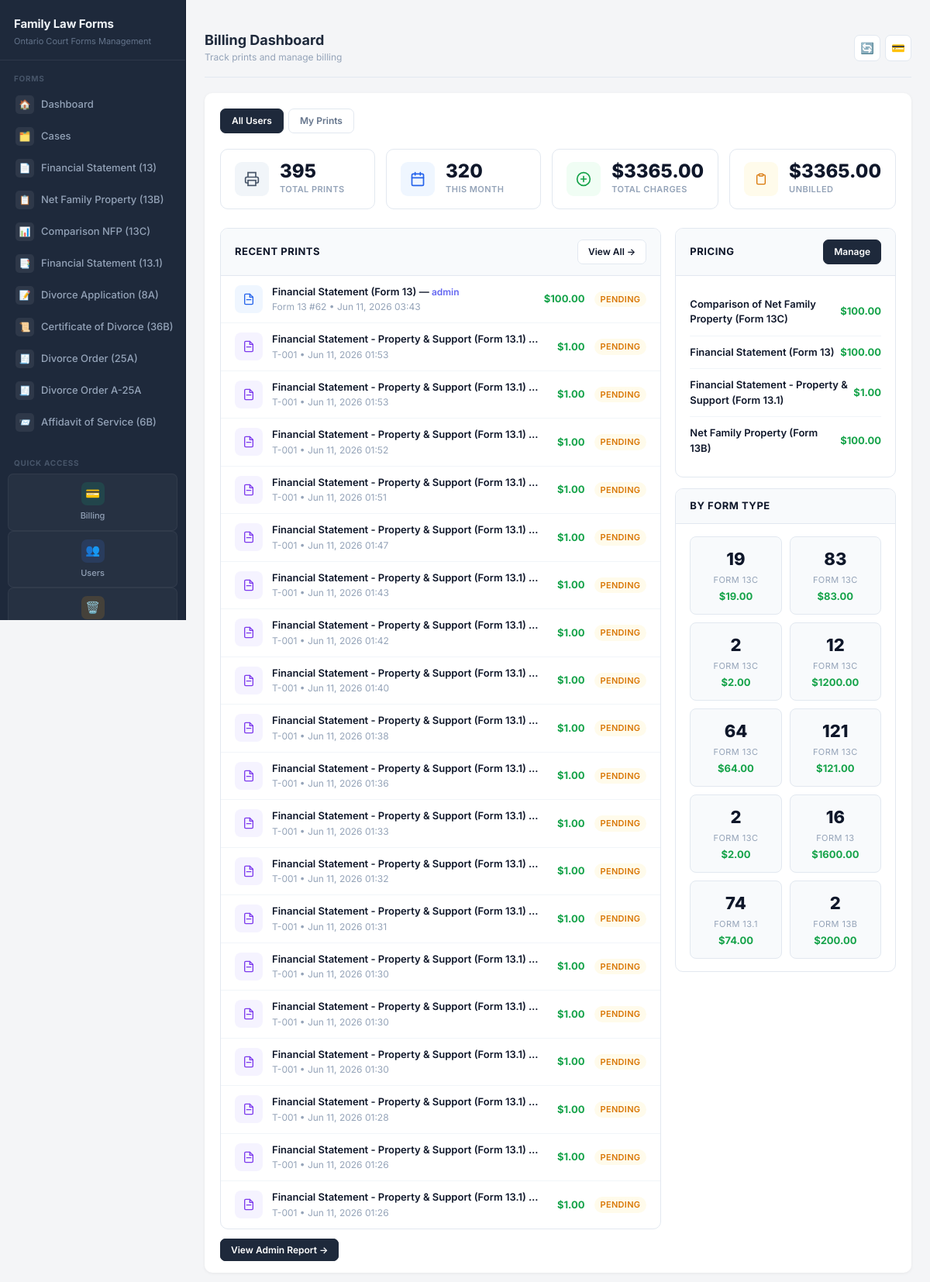
/forms/billing/ (signed in), run on an earlier commit of the app's database.
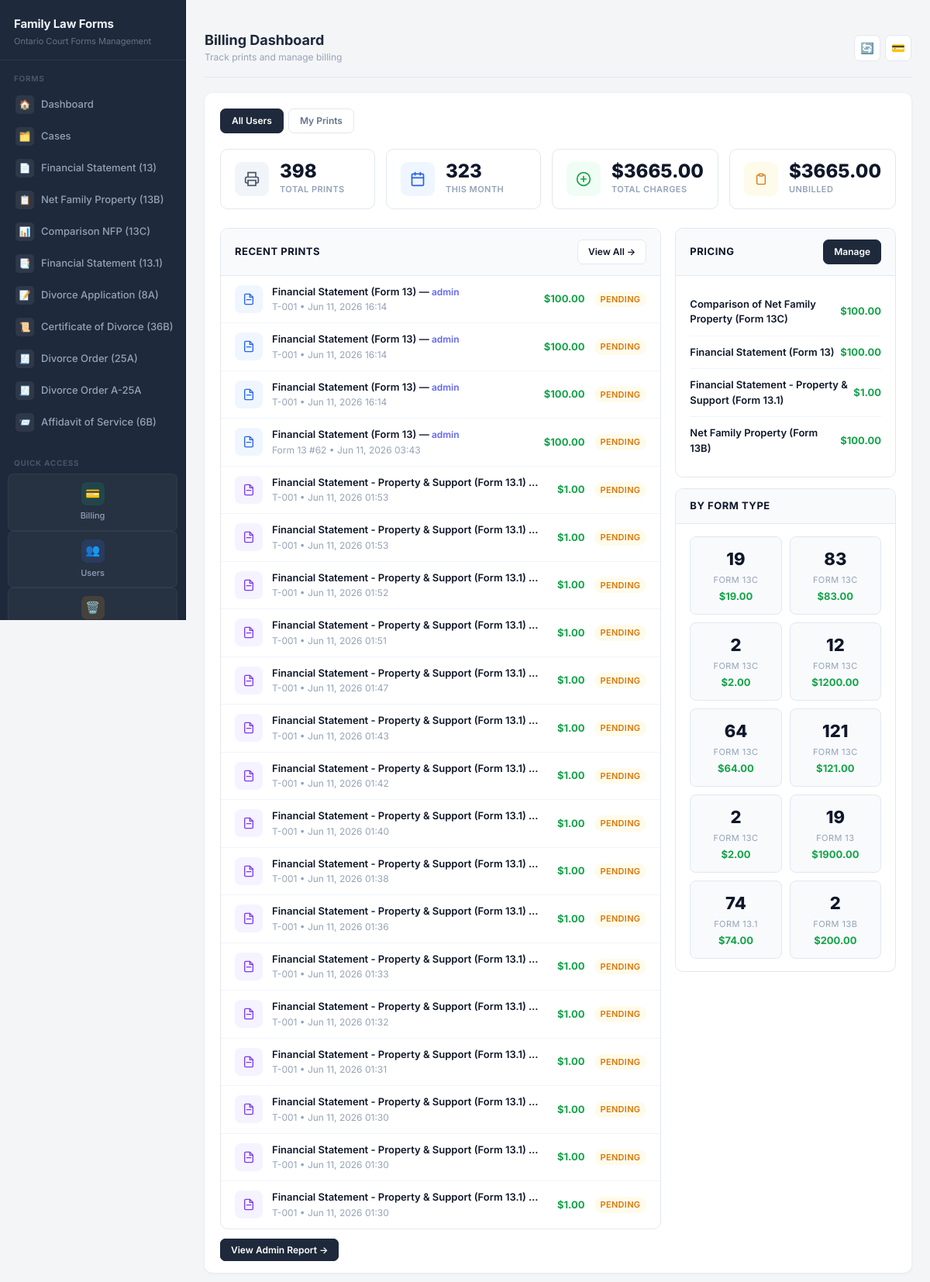
And on a later commit of the database.
### forms/models.py (models this page shows, shortened)
class PrintEvent(models.Model):
    FORM_TYPE_CHOICES = [
        ('financial_statement', 'Financial Statement (Form 13)'),
        ('financial_statement_131', 'Financial Statement - Property & Support (Form 13.1)'),
        ('net_family_property_13b', 'Net Family Property (Form 13B)'),
        ('comparison_nfp', 'Comparison of Net Family Property (Form 13C)'),
        ('application_divorce_8a', 'Form 8A — Application (Divorce)'),
        ('affidavit_service', 'Affidavit of Service (Form 6B)'),
        ('certificate_of_divorce', 'Certificate of Divorce (Form 36B)'),
        ('divorce_order', 'Divorce Order (Form 25A)'),
        ('divorce_order_onepage', 'Divorce Order (one page)'),
        ('divorce_order_a25a', 'Divorce Order (Form A-25A)'),
    ]
    user = models.ForeignKey(User, on_delete=models.CASCADE, related_name='print_events')
    form_type = models.CharField(max_length=100, choices=FORM_TYPE_CHOICES)
    form_id = models.IntegerField()  # The pk of the printed form
    form_identifier = models.CharField(max_length=255, blank=True)  # Court file number or name
    printed_at = models.DateTimeField(auto_now_add=True)
    price_charged = models.DecimalField(max_digits=30, decimal_places=3, default=Decimal('0.00'))
    is_billed = models.BooleanField(default=False)
    billed_at = models.DateTimeField(null=True, blank=True)
    notes = models.TextField(blank=True)
    class Meta:
        ordering = ['-printed_at']
        indexes = [
            models.Index(fields=['user', 'printed_at']),
            models.Index(fields=['form_type', 'printed_at']),
            models.Index(fields=['is_billed']),
        ]

class BillingSetting(models.Model):
    form_type = models.CharField(max_length=100, unique=True)
    form_display_name = models.CharField(max_length=200)
    price_per_print = models.DecimalField(max_digits=30, decimal_places=3, default=Decimal('1.00'))
    is_active = models.BooleanField(default=True)
    created_at = models.DateTimeField(auto_now_add=True)
    updated_at = models.DateTimeField(auto_now=True)
    class Meta:
        ordering = ['form_display_name']

### forms/views.py (the view)
# urls.py: path('billing/', views.billing_dashboard, name='billing_dashboard'),
@login_required
def billing_dashboard(request):
    user = request.user
    has_billing_permission = user.is_staff or user.is_superuser
    if not has_billing_permission:
        try:
            has_billing_permission = user.profile.has_module_permission('billing', 'view')
        except:
            has_billing_permission = False
    view_all = request.GET.get('view') == 'all' or has_billing_permission
    view_mine = request.GET.get('view') == 'mine'
    if view_mine:
        user_prints = PrintEvent.objects.filter(user=user)
        showing_all = False
    elif view_all and has_billing_permission:
        user_prints = PrintEvent.objects.all()
        showing_all = True
    else:
        user_prints = PrintEvent.objects.filter(user=user)
        showing_all = False
    today = datetime.now().date()
    start_of_month = today.replace(day=1)
    this_month_prints = user_prints.filter(printed_at__date__gte=start_of_month)
    stats = {
        'total_prints': user_prints.count(),
        'month_prints': this_month_prints.count(),
        'total_charges': user_prints.aggregate(Sum('price_charged'))['price_charged__sum'] or 0,
        'month_charges': this_month_prints.aggregate(Sum('price_charged'))['price_charged__sum'] or 0,
        'unbilled_prints': user_prints.filter(is_billed=False).count(),
        'unbilled_amount': user_prints.filter(is_billed=False).aggregate(Sum('price_charged'))['price_charged__sum'] or 0,
    }
    recent_prints = user_prints.order_by('-printed_at')[:20]
    prints_by_type = user_prints.values('form_type').annotate(
        count=Count('id'),
        total=Sum('price_charged')
    )
    thirty_days_ago = today - timedelta(days=30)
    daily_prints = user_prints.filter(
        printed_at__date__gte=thirty_days_ago
    ).annotate(
        date=TruncDate('printed_at')
    ).values('date').annotate(
        count=Count('id'),
        total=Sum('price_charged')
    ).order_by('date')
    billing_settings = BillingSetting.objects.filter(is_active=True)
    context = {
        'stats': stats,
        'recent_prints': recent_prints,
        'prints_by_type': prints_by_type,
        'daily_prints': list(daily_prints),
        'billing_settings': billing_settings,
        'showing_all': showing_all,
        'can_view_all': has_billing_permission,
    }
    return render(request, 'forms/billing_dashboard.html', context)

### users/context_processors.py (called while the page is built, shortened)
def user_permissions(request):
    context = {
        'user_modules': {},
        'user_permissions': {},
    }
    if not request.user.is_authenticated:
        return context
    if request.user.is_superuser:
        modules = Module.objects.filter(is_active=True)
        context['user_modules'] = {m.code: True for m in modules}
        context['user_permissions'] = {
            m.code: {
                'view': True,
                'create': True,
                'edit': True,
                'delete': True,
                'print': True,
                'export': True,
            } for m in modules
        }
        return context

### forms/templates/forms/billing_dashboard.html (shortened to what the changed rows need)
﻿{% extends 'base.html' %}
{% block header %}Billing Dashboard{% endblock %}
{% block content %}
<div class="bd-stats">
  <div class="bd-stat">
    <div>
      <div class="bd-stat-val">{{ stats.total_prints }}</div>
      <div class="bd-stat-lbl">Total Prints</div>
    </div>
  </div>
  <div class="bd-stat">
    <div>
      <div class="bd-stat-val">{{ stats.month_prints }}</div>
      <div class="bd-stat-lbl">This Month</div>
    </div>
  </div>
  <div class="bd-stat">
    <div>
      <div class="bd-stat-val">${{ stats.total_charges|floatformat:2 }}</div>
      <div class="bd-stat-lbl">Total Charges</div>
    </div>
  </div>
  <div class="bd-stat">
    <div>
      <div class="bd-stat-val">${{ stats.unbilled_amount|floatformat:2 }}</div>
      <div class="bd-stat-lbl">Unbilled</div>
    </div>
  </div>
</div>
<div class="bd-grid">
  <div class="bd-card">
    <div class="bd-card-body">
      {% if recent_prints %}
        {% for print in recent_prints %}
        <div class="print-row">
          <div class="print-row-icon {% if print.form_type == 'financial_statement' %}form13{% elif print.form_type == 'financial_statement_131' %}form131{% elif print.form_type == 'net_family_property_13b' %}form13b{% else %}form13c{% endif %}">
            {% if print.form_type == 'financial_statement' or print.form_type == 'financial_statement_131' %}<svg width="16" height="16" viewBox="0 0 24 24" fill="none" stroke="currentColor" stroke-width="2" stroke-linecap="round"><path d="M14 2H6a2 2 0 00-2 2v16a2 2 0 002 2h12a2 2 0 002-2V8z"/><polyline points="14 2 14 8 20 8"/><line x1="16" y1="13" x2="8" y2="13"/></svg>{% elif print.form_type == 'net_family_property_13b' %}<svg width="16" height="16" viewBox="0 0 24 24" fill="none" stroke="currentColor" stroke-width="2" stroke-linecap="round"><path d="M16 4h2a2 2 0 012 2v14a2 2 0 01-2 2H6a2 2 0 01-2-2V6a2 2 0 012-2h2"/><rect x="8" y="2" width="8" height="4" rx="1"/></svg>{% else %}<svg width="16" height="16" viewBox="0 0 24 24" fill="none" stroke="currentColor" stroke-width="2" stroke-linecap="round"><line x1="18" y1="20" x2="18" y2="10"/><line x1="12" y1="20" x2="12" y2="4"/><line x1="6" y1="20" x2="6" y2="14"/><line x1="2" y1="20" x2="22" y2="20"/></svg>{% endif %}
          </div>
          <div class="print-row-info">
            <div class="print-row-title">{{ print.get_form_type_display }}{% if showing_all %} &mdash; <span style="color:#6366f1;font-size:12px;">{{ print.user.username }}</span>{% endif %}</div>
            <div class="print-row-meta">{{ print.form_identifier }} &bull; {{ print.printed_at|date:"M d, Y H:i" }}</div>
          </div>
          <div class="print-row-price">${{ print.price_charged|floatformat:2 }}</div>
          {% if print.is_billed %}<span class="sb sb-billed">Billed</span>{% else %}<span class="sb sb-pending">Pending</span>{% endif %}
        </div>
        {% endfor %}
      {% else %}
        <div class="bd-empty"><p>No prints yet.</p></div>
      {% endif %}
    </div>
  </div>
  <div>
    <div class="bd-card" style="margin-bottom:14px;">
      <div class="bd-card-body padded">
        {% for setting in billing_settings %}
        <div class="price-row">
          <span class="pname">{{ setting.form_display_name }}</span>
          <span class="pval">${{ setting.price_per_print|floatformat:2 }}</span>
        </div>
        {% empty %}
        <div class="price-row">
          <span class="pname">Default pricing</span>
          <span class="pval">$1.00</span>
        </div>
        {% endfor %}
      </div>
    </div>
    <div class="bd-card">
      <div class="bd-card-body padded">
        <div class="type-grid">
          {% for item in prints_by_type %}
          <div class="type-tile">
            <div class="tc">{{ item.count }}</div>
            <div class="tl">
              {% if item.form_type == 'financial_statement' %}Form 13
              {% elif item.form_type == 'financial_statement_131' %}Form 13.1
              {% elif item.form_type == 'net_family_property_13b' %}Form 13B
              {% else %}Form 13C{% endif %}
            </div>
            <div class="ta">${{ item.total|floatformat:2 }}</div>
          </div>
          {% empty %}
          <div class="bd-empty" style="grid-column:1/-1;"><p>No data yet</p></div>
          {% endfor %}
        </div>
      </div>
    </div>
  </div>
</div>
{% endblock %}

What changed in the data, as far as the page shows it:
no longer on this page (row unchanged): PrintEvent: form_type "Financial Statement - Property & Support (Form 13.1)", form_identifier "T-001", printed_at "Jun 11, 2026 01:28", price_charged "1.00", is_billed "PENDING"
no longer on this page (row unchanged): PrintEvent: form_type "Financial Statement - Property & Support (Form 13.1)", form_identifier "T-001", printed_at "Jun 11, 2026 01:26", price_charged "1.00", is_billed "PENDING"
no longer on this page (row unchanged): PrintEvent: form_type "Financial Statement - Property & Support (Form 13.1)", form_identifier "T-001", printed_at "Jun 11, 2026 01:26", price_charged "1.00", is_billed "PENDING"
added PrintEvent: form_type "Financial Statement (Form 13)", user.username "admin", form_identifier "T-001", printed_at "Jun 11, 2026 16:14", price_charged "100.00", is_billed "PENDING"
added PrintEvent: form_type "Financial Statement (Form 13)", user.username "admin", form_identifier "T-001", printed_at "Jun 11, 2026 16:14", price_charged "100.00", is_billed "PENDING"
added PrintEvent: form_type "Financial Statement (Form 13)", user.username "admin", form_identifier "T-001", printed_at "Jun 11, 2026 16:14", price_charged "100.00", is_billed "PENDING"
Also different on the page:
{{ stats.total_prints }}: "395" → "398"
{{ stats.month_prints }}: "320" → "323"
{{ stats.total_charges|floatformat:2 }}: "3365.00" → "3665.00"
{{ stats.unbilled_amount|floatformat:2 }}: "3365.00" → "3665.00"
new list line: "19 FORM 13 $ 1900.00"
list line gone: "16 FORM 13 $ 1600.00"
